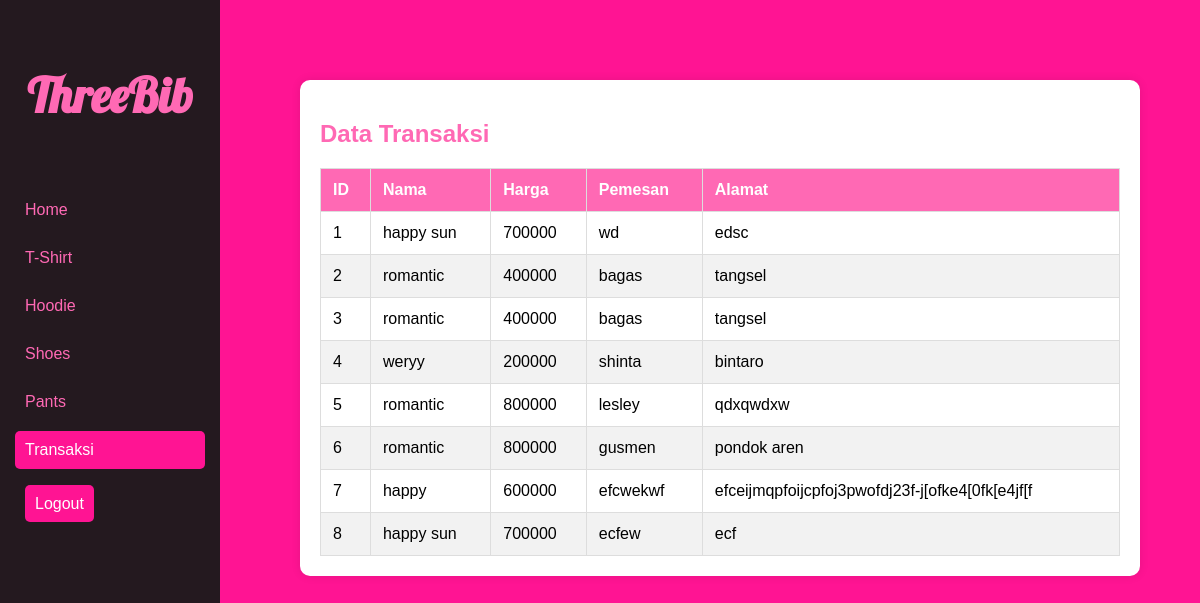
/admin.php?table=transaksi (signed in), run on the app's committed database.
### tables this page shows
CREATE TABLE `transaksi` (
  `id` int(11) NOT NULL,
  `nama` varchar(100) NOT NULL,
  `harga` int(11) NOT NULL,
  `pemesan` varchar(100) NOT NULL,
  `alamat` varchar(300) NOT NULL
);

### function.php (called while the page is built, shortened)
<?php
$conn = mysqli_connect("localhost", "root", "", "barang");
function query($query) {
    global $conn;
    $result = mysqli_query($conn, $query);
    $rows = [];
    while ($row = mysqli_fetch_assoc($result)) {
        $rows [] = $row;
    }
    return $rows;
};
?>

### admin.php (the view, shortened to what this page needs)
<?php
require 'function.php';
$table = isset($_GET['table']) ? $_GET['table'] : '';
$data = $table ? query("SELECT * FROM $table") : [];
?>
<!DOCTYPE html>
<html lang="en">
<head>
    <link rel="stylesheet" type="text/css" href="css/admin.css" />
</head>
<body>
    <header>
        <nav>
            <div class="nav-list">
                <div class="title">
                    <h1>ThreeBib</h1>
                </div>
                <ul>
                    <li><a class="<?= !$table ? 'active' : ''; ?>" href="admin.php">Home</a></li>
                    <li><a class="<?= $table === 'tshirt' ? 'active' : ''; ?>"href="admin.php?table=tshirt">T-Shirt</a></li>
                    <li><a class="<?= $table === 'hoodie' ? 'active' : ''; ?>" href="admin.php?table=hoodie">Hoodie</a></li>
                    <li><a class="<?= $table === 'shoes' ? 'active' : ''; ?>" href="admin.php?table=shoes">Shoes</a></li>
                    <li><a class="<?= $table === 'pants' ? 'active' : ''; ?>" href="admin.php?table=pants">Pants</a></li>
                    <li><a class="<?= $table === 'transaksi' ? 'active' : ''; ?>"href="admin.php?table=transaksi">Transaksi</a></li>
                </ul>
                <div class="logout">
                    <a href="logout.php">Logout</a>
                </div>
            </div>
        </nav>
    </header>
    <main>
        <?php if (!$table) : ?>
        <article class="welcome">
            <div class="container">
                <div class="desc">
                    <h1>Selamat Datang, Admin</h1>
                    <p>Pilih salah satu kategori dari menu di bawah untuk melihat data.</p>
                </div>
                <div class="option">
                    <ul>
                        <li>
                            <a href="admin.php?table=tshirt" class="btn"><i class="fa-solid fa-shirt"
                                    style="color: #ffffff;"></i> T-Shirt</a>
                        </li>
                        <li>
                            <a href="admin.php?table=hoodie" class="btn"><i class="fa-solid fa-seedling"
                                    style="color: #ffffff;"></i> Hoodie</a>
                        </li>
                        <li>
                            <a href="admin.php?table=pants" class="btn"><i class="fa-solid fa-box"
                                    style="color: #ffffff;"></i> Pants</a>
                        </li>
                        <li>
                            <a href="admin.php?table=shoes" class="btn"><i class="fa-solid fa-table-cells-large"
                                    style="color: #ffffff;"></i> Shoes</a>
                        </li>
                    </ul>
                </div>
            </div>
        </article>
        <?php else : ?>
        <article class="table">
            <div class="container">
                <div class="tablename">
                    <h1>Data <?= ucfirst($table); ?></h1>
                </div>
                <?php if ($table === 'transaksi') : ?>
                <div class="table">
                    <table>
                        <thead>
                            <tr>
                                <th>ID</th>
                                <th>Nama</th>
                                <th>Harga</th>
                                <th>Pemesan</th>
                                <th>Alamat</th>
                            </tr>
                        </thead>
                        <tbody>
                            <?php foreach ($data as $row) : ?>
                            <tr>
                                <td><?= $row['id']; ?></td>
                                <td><?= $row['nama']; ?></td>
                                <td><?= $row['harga']; ?></td>
                                <td><?= $row['pemesan']; ?></td>
                                <td><?= $row['alamat']; ?></td>
                            </tr>
                            <?php endforeach; ?>
                        </tbody>
                    </table>
                </div>
                <?php endif; ?>
            </div>
        </article>
        <?php endif; ?>
    </main>
</body>
</html>

### css/admin.css (style rules this page uses)
body { font-family: Arial, sans-serif; margin: 0; padding: 0; background-color: #ff1493; }
header { background-color: #24191f; height: 100vh; width: 220px; position: fixed; }
.title { padding: 10px; }
.title h1 { font-family: "Lobster", cursive; font-size: 3rem; color: #ff69b4; text-align: center; }
nav { display: flex; flex-direction: column; }
.nav-list { padding: 15px; }
.nav-list ul { list-style: none; padding: 0; }
.nav-list ul li { margin: 10px 0; }
.nav-list ul li a { text-decoration: none; padding: 10px; display: block; color: #ff69b4; border-radius: 5px; transition: background-color 0.3s; }
.nav-list ul li a:hover, .nav-list ul li a.active { background-color: #ff1493; color: white; }
.logout { margin-top: auto; padding: 10px; }
.logout a { text-decoration: none; color: white; padding: 10px; background-color: #ff1493; border-radius: 5px; transition: background-color 0.3s; }
main { margin-left: 240px; padding: 60px; color: white; }
.table { margin-top: 20px; }
.table .container { background: #ffffff; padding: 20px; border-radius: 10px; box-shadow: 0 0 10px rgba(0, 0, 0, 0.1); }
.table .tablename h1 { color: #ff69b4; }
table { width: 100%; border-collapse: collapse; margin-top: 20px; }
table, th, td { border: 1px solid #ddd; color: #000000; }
th, td { padding: 12px; text-align: left; }
th { background-color: #ff69b4; color: white; }
tbody tr:nth-child(even) { background-color: #f2f2f2; }

### data on the page
transaksi: id "1", nama "happy sun", harga "700000", pemesan "wd", alamat "edsc"
transaksi: id "2", nama "romantic", harga "400000", pemesan "bagas", alamat "tangsel"
transaksi: id "3", nama "romantic", harga "400000", pemesan "bagas", alamat "tangsel"
transaksi: id "4", nama "weryy", harga "200000", pemesan "shinta", alamat "bintaro"
transaksi: id "5", nama "romantic", harga "800000", pemesan "lesley", alamat "qdxqwdxw"
transaksi: id "6", nama "romantic", harga "800000", pemesan "gusmen", alamat "pondok aren"
transaksi: id "7", nama "happy", harga "600000", pemesan "efcwekwf", alamat "efceijmqpfoijcpfoj3pwofdj23f-j[ofke4[0fk[e4jf[f"
transaksi: id "8", nama "happy sun", harga "700000", pemesan "ecfew", alamat "ecf"

### other printed values
$table "Transaksi"
